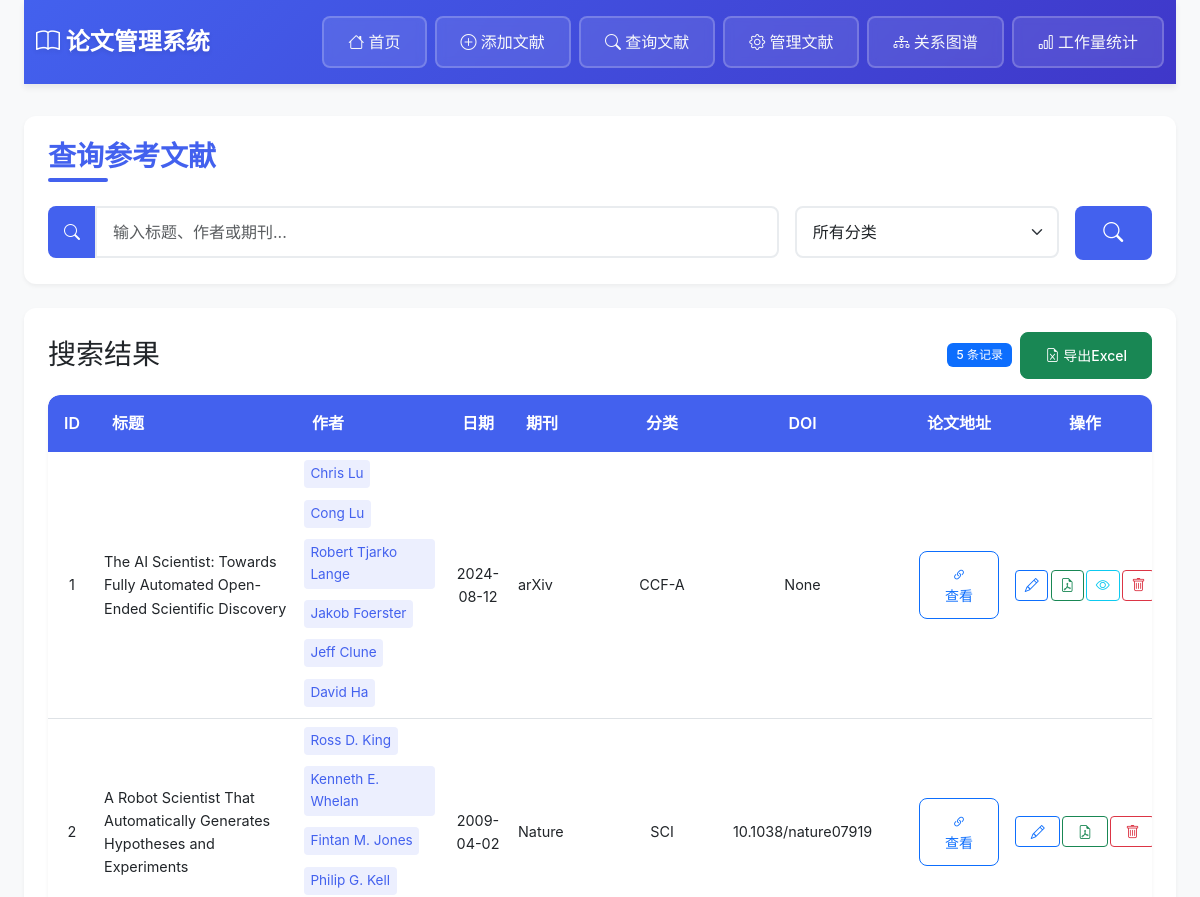
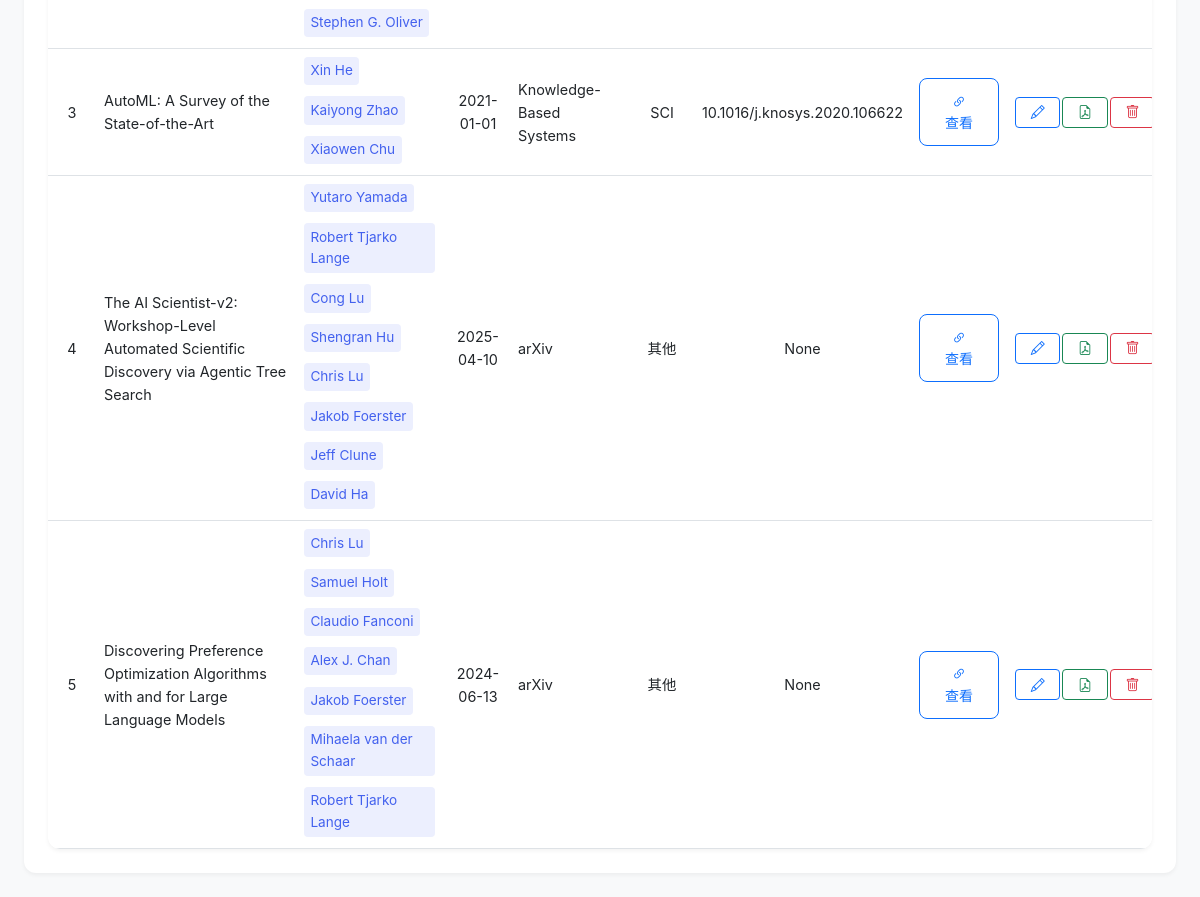
Before: /search with the older database file (2 pictures, top to bottom).
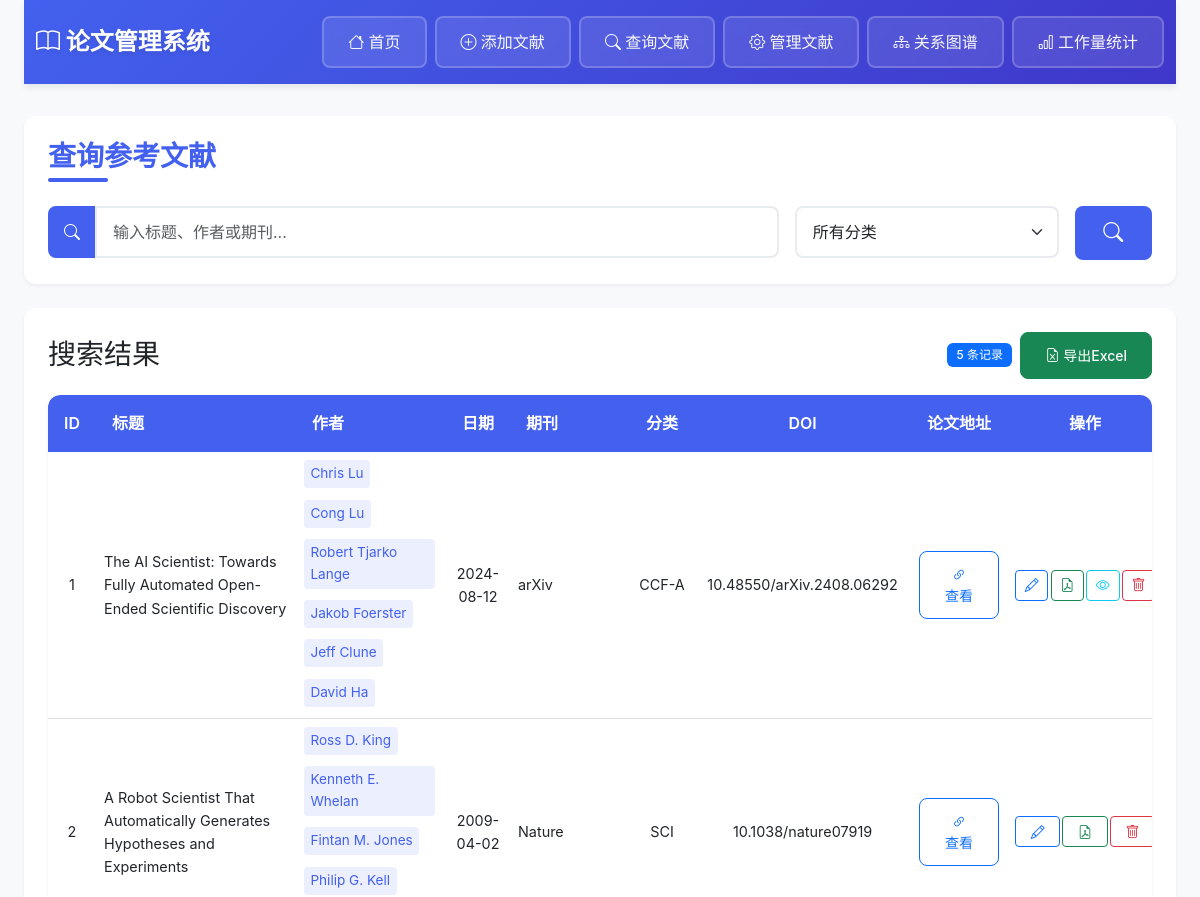
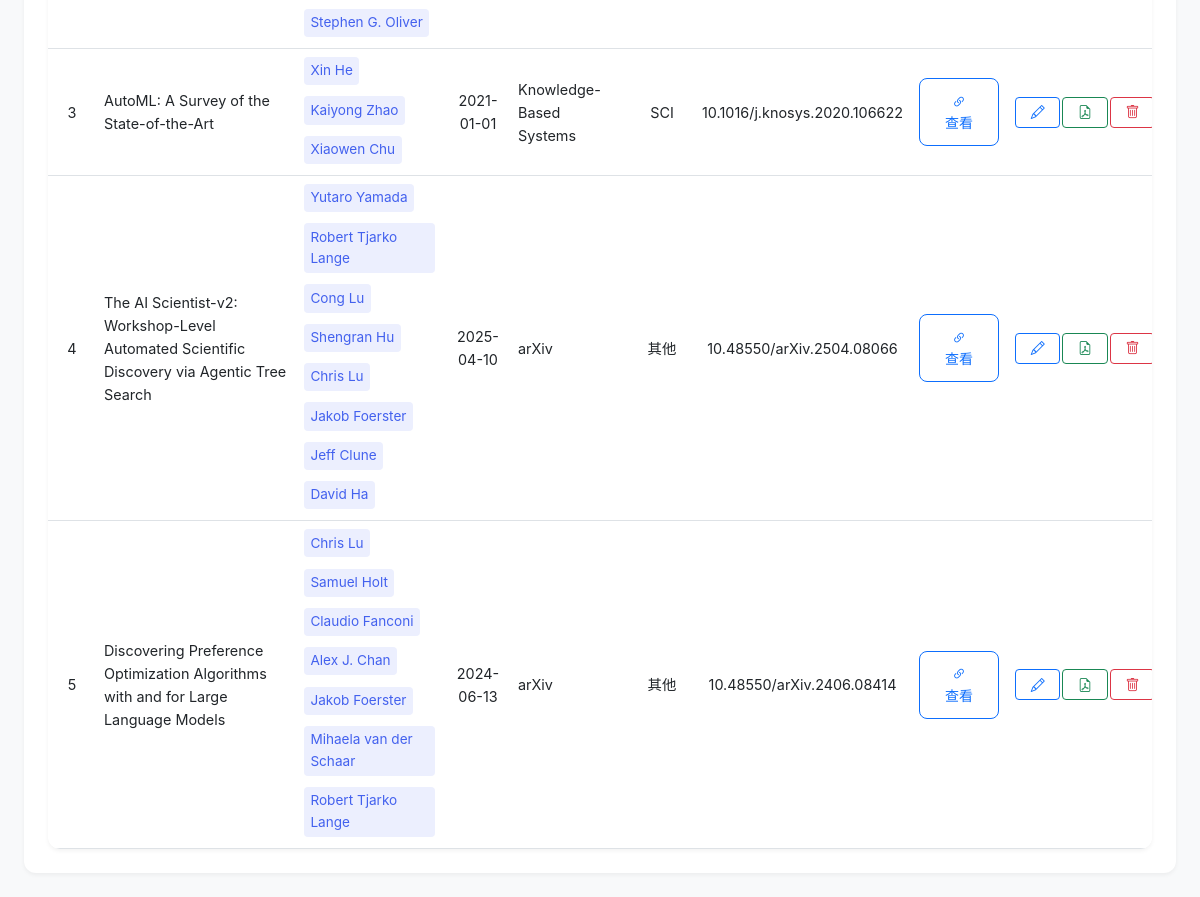
After: the same page with the newer database file (2 pictures, top to bottom).
### tables this page shows
CREATE TABLE "paper_references" (
                id INTEGER PRIMARY KEY AUTOINCREMENT,
                title TEXT NOT NULL,
                authors TEXT NOT NULL CHECK (authors != ''),
                date TEXT NOT NULL,
                journal TEXT,
                category TEXT CHECK (category IN ('CCF-A', 'CCF-B', 'CCF-C', 'SCI', 'EI', '其他')),
                doi TEXT,
                paper_url TEXT,  -- 论文在线地址
                local_pdf TEXT,  -- 本地PDF文件名
                created_at TIMESTAMP DEFAULT CURRENT_TIMESTAMP,
                updated_at TIMESTAMP DEFAULT CURRENT_TIMESTAMP
            );

### app.py (the view)
@app.route('/search', methods=['GET'])
def search():
    keyword = request.args.get('q', '')
    category = request.args.get('category', '')
    categories = ["CCF-A", "CCF-B", "CCF-C", "SCI", "EI", "其他"]
    results = search_references(keyword, category if category else None)
    return render_template('search.html',
                         keyword=keyword,
                         results=results,
                         categories=categories,
                         selected_category=category)

### app.py (called while the page is built)
@app.after_request
def add_header(response):
    if response.mimetype == 'text/html':
        response.headers['Cache-Control'] = 'no-cache, no-store, must-revalidate'
        response.headers['Pragma'] = 'no-cache'
        response.headers['Expires'] = '0'
    return response

### database.py (called while the page is built)
def search_references(keyword: str = '', category: Optional[str] = None) -> List[Tuple]:
    query = '''SELECT * FROM "paper_references" WHERE 1=1'''
    params = []
    if keyword:
        query += ''' AND (title LIKE ? OR authors LIKE ? OR journal LIKE ?)'''
        params.extend([f'%{keyword}%'] * 3)
    if category:
        query += ' AND category = ?'
        params.append(category)
    return db.execute_query(query, tuple(params))

    @contextmanager
    def get_connection(self):
        conn = sqlite3.connect(self.db_path)
        try:
            yield conn
        finally:
            conn.close()

    def execute_query(self, query: str, params: tuple = ()) -> List[Tuple]:
        with self.get_connection() as conn:
            cur = conn.cursor()
            cur.execute(query, params)
            return cur.fetchall()

### templates/search.html (shortened to what this page needs)
{% extends "layout.html" %}
{% block content %}
<div class="card mb-4">
    <div class="card-body">
        <h2 class="page-title">查询参考文献</h2>
        <form method="get" action="/search" class="needs-validation" novalidate>
            <div class="row g-3">
                <div class="col-md-8">
                    <div class="input-group">
                        <span class="input-group-text"><i class="bi bi-search"></i></span>
                        <input type="text" name="q" class="form-control form-control-lg"
                               placeholder="输入标题、作者或期刊..." value="{{ keyword }}"
                               aria-label="搜索文献">
                    </div>
                </div>
                <div class="col-md-3">
                    <select name="category" class="form-select form-select-lg">
                        <option value="">所有分类</option>
                    </select>
                </div>
                <div class="col-md-1">
                    <button type="submit" class="btn btn-primary btn-lg w-100">
                        <i class="bi bi-search"></i>
                    </button>
                </div>
            </div>
        </form>
    </div>
</div>
{% if results %}
<div class="card">
    <div class="card-body">
        <div class="d-flex justify-content-between align-items-center mb-3">
            <h3 class="card-title mb-0">搜索结果</h3>
            <div class="d-flex align-items-center gap-2">
                <span class="badge bg-primary">{{ results|length }} 条记录</span>
                {% if results %}
                <a href="/export_search?q={{ keyword }}&category={{ selected_category }}" class="btn btn-success btn-sm">
                    <i class="bi bi-file-earmark-excel"></i> 导出Excel
                </a>
                {% endif %}
            </div>
        </div>
        <div class="table-responsive">
            <table class="table table-hover align-middle">
                <thead>
                    <tr>
                        <th scope="col" class="text-nowrap">ID</th>
                        <th scope="col">标题</th>
                        <th scope="col" class="text-nowrap">作者</th>
                        <th scope="col" class="text-nowrap">日期</th>
                        <th scope="col">期刊</th>
                        <th scope="col" class="text-nowrap">分类</th>
                        <th scope="col" class="text-nowrap">DOI</th>
                        <th scope="col" class="text-nowrap">论文地址</th>
                        <th scope="col" class="text-nowrap">操作</th>
                    </tr>
                </thead>
                <tbody>
                    {% for ref in results %}
                    <tr>
                        <td>{{ ref[0] }}</td>
                        <td>{{ ref[1] }}</td>
                        <td class="author-cell">
                            <ul class="author-list">
                                {% for author in ref[2].split(';') %}
                                <li class="author-item">{{ author.strip() }}</li>
                                {% endfor %}
                            </ul>
                        </td>
                        <td>{{ ref[3] }}</td>
                        <td>{{ ref[4] }}</td>
                        <td>{{ ref[5] }}</td>
                        <td>{{ ref[6] }}</td>
                        <td>
                            {% if ref[7] %}
                            <a href="{{ ref[7] }}" target="_blank" class="btn btn-sm btn-outline-primary">
                                <i class="bi bi-link-45deg"></i> 查看
                            </a>
                            {% endif %}
                        </td>
                        <td>
                            <div class="btn-group">
                                <a href="/edit/{{ ref[0] }}" class="btn btn-sm btn-outline-primary"
                                   data-bs-toggle="tooltip" title="编辑文献">
                                    <i class="bi bi-pencil"></i>
                                </a>
                                <a href="/upload_pdf_page/{{ ref[0] }}" class="btn btn-sm btn-outline-success"
                                   data-bs-toggle="tooltip" title="上传PDF">
                                    <i class="bi bi-file-earmark-pdf"></i>
                                </a>
                                {% if ref[8] %}
                                <a href="/view_pdf/{{ ref[8] }}" class="btn btn-sm btn-outline-info"
                                   target="_blank" data-bs-toggle="tooltip" title="查看PDF">
                                    <i class="bi bi-eye"></i>
                                </a>
                                {% endif %}
                                <a href="/delete/{{ ref[0] }}" class="btn btn-sm btn-outline-danger"
                                   onclick="return confirm('确定要删除文献 \'{{ ref[1] }}\' 吗？此操作不可恢复。')"
                                   data-bs-toggle="tooltip" title="删除文献">
                                    <i class="bi bi-trash"></i>
                                </a>
                            </div>
                        </td>
                    </tr>
                    {% endfor %}
                </tbody>
            </table>
        </div>
    </div>
</div>
{% elif keyword %}
<div class="alert alert-info d-flex align-items-center" role="alert">
    <i class="bi bi-info-circle-fill me-2"></i>
    <div>未找到匹配的结果</div>
</div>
{% endif %}
{% endblock %}

### templates/layout.html (shortened to what this page needs)
<!DOCTYPE html>
<html lang="zh">
<head>
    <link href="https://cdn.jsdelivr.net/npm/bootstrap@5.3.0/dist/css/bootstrap.min.css" rel="stylesheet">
    <link href="https://cdn.jsdelivr.net/npm/bootstrap-icons@1.10.0/font/bootstrap-icons.css" rel="stylesheet">
</head>
<body>
    <div class="container">
        <nav class="navbar navbar-expand-lg">
            <div class="container-fluid">
                <h1 class="navbar-brand mb-0">
                    <i class="bi bi-book"></i> 论文管理系统
                </h1>
                <div class="collapse navbar-collapse" id="navbarNav">
                    <div class="navbar-nav ms-auto">
                        <a href="/" class="nav-btn btn btn-outline-light">
                            <i class="bi bi-house"></i> 首页
                        </a>
                        <a href="/add" class="nav-btn btn btn-outline-light">
                            <i class="bi bi-plus-circle"></i> 添加文献
                        </a>
                        <a href="/search" class="nav-btn btn btn-outline-light">
                            <i class="bi bi-search"></i> 查询文献
                        </a>
                        <a href="/manage" class="nav-btn btn btn-outline-light">
                            <i class="bi bi-gear"></i> 管理文献
                        </a>
                        <a href="/graph" class="nav-btn btn btn-outline-light">
                            <i class="bi bi-diagram-3"></i> 关系图谱
                        </a>
                        <a href="/workload" class="nav-btn btn btn-outline-light">
                            <i class="bi bi-bar-chart"></i> 工作量统计
                        </a>
                    </div>
                </div>
            </div>
        </nav>
        <div class="content-wrapper">
            {% block content %}{% endblock %}
        </div>
    </div>
</body>
</html>

### templates/layout.html (style rules this page uses)
:root { --primary-color: #4361ee; --primary-hover: #3a56d4; --accent-color: #3f37c9; --text-color: #2b2d42; --text-light: #8d99ae; --bg-color: #f8f9fa; --card-bg: #ffffff; --border-color: #e9ecef; --success-color: #2ec4b6; --warning-color: #ff9f1c; --danger-color: #e63946; --shadow-sm: 0 2px 4px rgba(0,0,0,0.05); --shadow-md: 0 4px 6px rgba(0,0,0,0.07); --shadow-lg: 0 10px 15px rgba(0,0,0,0.1); --transition-base: all 0.3s ease; --border-radius: 12px; }
body { font-family: -apple-system, BlinkMacSystemFont, "Segoe UI", Roboto, "Helvetica Neue", Arial, sans-serif; color: var(--text-color); background-color: var(--bg-color); min-height: 100vh; display: flex; flex-direction: column; line-height: 1.6; }
.container { max-width: 1200px; padding: 0 1.5rem; }
.navbar { background: linear-gradient(135deg, var(--primary-color), var(--accent-color)); padding: 1rem 0; margin-bottom: 2rem; box-shadow: var(--shadow-md); position: sticky; top: 0; z-index: 1000; backdrop-filter: blur(10px); }
.navbar-brand { font-size: 1.5rem; font-weight: 700; color: white !important; text-shadow: 0 2px 4px rgba(0,0,0,0.1); transition: var(--transition-base); }
.nav-btn { margin-left: 0.5rem; padding: 0.6rem 1.2rem; border-radius: 8px; font-weight: 500; transition: var(--transition-base); border: 2px solid rgba(255,255,255,0.2); background: rgba(255,255,255,0.1); backdrop-filter: blur(5px); }
.card { border: none; border-radius: var(--border-radius); box-shadow: var(--shadow-sm); margin-bottom: 1.5rem; transition: var(--transition-base); background: var(--card-bg); overflow: hidden; }
.card-body { padding: 1.5rem; }
.page-title { color: var(--primary-color); font-weight: 700; margin-bottom: 1.5rem; font-size: 1.75rem; position: relative; padding-bottom: 0.5rem; }
.page-title::after { content: ''; position: absolute; bottom: 0; left: 0; width: 60px; height: 4px; background: var(--primary-color); border-radius: 2px; }
.form-control, .form-select { border-radius: 8px; border: 2px solid var(--border-color); padding: 0.75rem 1rem; transition: var(--transition-base); font-size: 1rem; }
.input-group-text { background: var(--primary-color); color: white; border: none; border-radius: 8px 0 0 8px; padding: 0.75rem 1rem; }
.btn { padding: 0.75rem 1.5rem; border-radius: 8px; font-weight: 500; transition: var(--transition-base); position: relative; overflow: hidden; }
.btn::after { content: ''; position: absolute; top: 50%; left: 50%; width: 0; height: 0; background: rgba(255,255,255,0.2); border-radius: 50%; transform: translate(-50%, -50%); transition: width 0.6s, height 0.6s; }
.btn-primary { background: var(--primary-color); border: none; }
.table { border-radius: var(--border-radius); overflow: hidden; box-shadow: var(--shadow-sm); }
.table thead th { background: var(--primary-color); color: white; font-weight: 600; border: none; padding: 1rem; }
.table tbody tr { transition: var(--transition-base); }

Changed rows visible on the page:
changed paper_references "The AI Scientist: Towards Fully Automated Open-Ended Scientific Discovery": doi "None" → "10.48550/arXiv.2408.06292"
changed paper_references id 4: doi "None" → "10.48550/arXiv.2504.08066"
changed paper_references id 5: doi "None" → "10.48550/arXiv.2406.08414"
